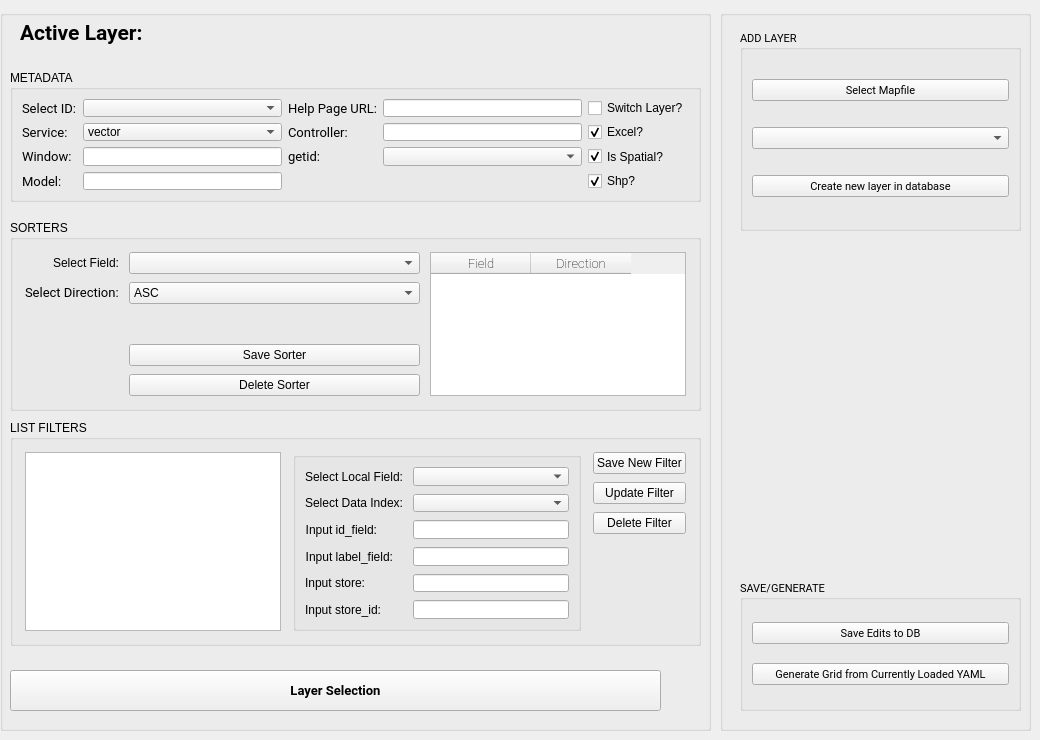
      <widget class="QWidget" name="Mdata_ListFilters">
       <attribute name="title">
        <string>Mdata and List Filters</string>
       </attribute>
       <widget class="QGroupBox" name="GB_OUTER_TAB1">
        <property name="geometry">
         <rect>
          <x>0</x>
          <y>10</y>
          <width>711</width>
          <height>721</height>
         </rect>
        </property>
        <property name="font">
         <font>
          <pointsize>9</pointsize>
         </font>
        </property>
        <property name="title">
         <string/>
        </property>
        <widget class="QPushButton" name="BTN_LAYERSELECT">
         <property name="geometry">
          <rect>
           <x>10</x>
           <y>660</y>
           <width>651</width>
           <height>41</height>
          </rect>
         </property>
         <property name="font">
          <font>
           <family>Roboto</family>
           <pointsize>10</pointsize>
           <weight>75</weight>
           <bold>true</bold>
          </font>
         </property>
         <property name="text">
          <string>Layer Selection</string>
         </property>
        </widget>
        <widget class="QGroupBox" name="GB_Metadata">
         <property name="geometry">
          <rect>
           <x>10</x>
           <y>60</y>
           <width>691</width>
           <height>132</height>
          </rect>
         </property>
         <property name="font">
          <font>
           <pointsize>9</pointsize>
           <weight>50</weight>
           <bold>false</bold>
          </font>
         </property>
         <property name="title">
          <string>METADATA</string>
         </property>
         <layout class="QGridLayout" name="gridLayout_2">
          <item row="1" column="2">
           <widget class="QLabel" name="helppage_label">
            <property name="font">
             <font>
              <family>Roboto</family>
              <pointsize>10</pointsize>
              <weight>50</weight>
              <bold>false</bold>
             </font>
            </property>
            <property name="text">
             <string>Help Page URL:</string>
            </property>
           </widget>
          </item>
          <item row="3" column="0">
           <widget class="QLabel" name="CB_service_label">
            <property name="font">
             <font>
              <family>Roboto</family>
              <pointsize>10</pointsize>
              <weight>50</weight>
              <bold>false</bold>
             </font>
            </property>
            <property name="text">
             <string>Service:</string>
            </property>
            <property name="buddy">
             <cstring>CB_service</cstring>
            </property>
           </widget>
          </item>
          <item row="6" column="0">
           <widget class="QLabel" name="model_label">
            <property name="font">
             <font>
              <family>Roboto</family>
              <pointsize>10</pointsize>
              <weight>50</weight>
              <bold>false</bold>
             </font>
            </property>
            <property name="toolTip">
             <string>domain.ModelFile</string>
            </property>
            <property name="text">
             <string>Model:</string>
            </property>
            <property name="buddy">
             <cstring>LE_Model</cstring>
            </property>
           </widget>
          </item>
          <item row="1" column="4">
           <widget class="QCheckBox" name="CBX_IsSwitch">
            <property name="font">
             <font>
              <pointsize>9</pointsize>
              <weight>50</weight>
              <bold>false</bold>
             </font>
            </property>
            <property name="text">
             <string>Switch Layer?</string>
            </property>
           </widget>
          </item>
          <item row="3" column="4">
           <widget class="QCheckBox" name="CBX_Excel">
            <property name="font">
             <font>
              <pointsize>9</pointsize>
              <weight>50</weight>
              <bold>false</bold>
             </font>
            </property>
            <property name="text">
             <string>Excel?</string>
            </property>
            <property name="checked">
             <bool>true</bool>
            </property>
           </widget>
          </item>
          <item row="4" column="4">
           <widget class="QCheckBox" name="CBX_IsSpatial">
            <property name="font">
             <font>
              <pointsize>9</pointsize>
              <weight>50</weight>
              <bold>false</bold>
             </font>
            </property>
            <property name="text">
             <string>Is Spatial?</string>
            </property>
            <property name="checked">
             <bool>true</bool>
            </property>
           </widget>
          </item>
          <item row="1" column="1">
           <widget class="QComboBox" name="CB_ID"/>
          </item>
          <item row="1" column="0">
           <widget class="QLabel" name="CB_ID_label">
            <property name="font">
             <font>
              <family>Roboto</family>
              <pointsize>10</pointsize>
              <weight>50</weight>
              <bold>false</bold>
             </font>
            </property>
            <property name="text">
             <string>Select ID:</string>
            </property>
            <property name="buddy">
             <cstring>CB_ID</cstring>
            </property>
           </widget>
          </item>
          <item row="1" column="3">
           <widget class="QLineEdit" name="LE_Help"/>
          </item>
          <item row="4" column="2">
           <widget class="QLabel" name="LB_GETID">
            <property name="font">
             <font>
              <family>Roboto</family>
              <pointsize>10</pointsize>
              <weight>50</weight>
              <bold>false</bold>
             </font>
            </property>
            <property name="text">
             <string>getid:</string>
            </property>
           </widget>
          </item>
          <item row="6" column="1">
           <widget class="QLineEdit" name="LE_Model"/>
          </item>
          <item row="4" column="0">
           <widget class="QLabel" name="window_label">
            <property name="font">
             <font>
              <family>Roboto</family>
              <pointsize>10</pointsize>
              <weight>50</weight>
              <bold>false</bold>
             </font>
            </property>
            <property name="toolTip">
             <string>domain.WindowFile</string>
            </property>
            <property name="text">
             <string>Window:</string>
            </property>
            <property name="buddy">
             <cstring>LE_Window</cstring>
            </property>
           </widget>
          </item>
          <item row="6" column="4">
           <widget class="QCheckBox" name="CBX_Shapefile">
            <property name="font">
             <font>
              <pointsize>9</pointsize>
              <weight>50</weight>
              <bold>false</bold>
             </font>
            </property>
            <property name="text">
             <string>Shp?</string>
            </property>
            <property name="checked">
             <bool>true</bool>
            </property>
           </widget>
          </item>
          <item row="3" column="1">
           <widget class="QComboBox" name="CB_service">
            <item>
             <property name="text">
              <string>vector</string>
             </property>
            </item>
            <item>
             <property name="text">
              <string>wms</string>
             </property>
            </item>
           </widget>
          </item>
          <item row="4" column="1">
           <widget class="QLineEdit" name="LE_Window"/>
          </item>
          <item row="3" column="3">
           <widget class="QLineEdit" name="LE_Controller">
            <property name="text">
             <string/>
            </property>
           </widget>
          </item>
          <item row="3" column="2">
           <widget class="QLabel" name="controller_label">
            <property name="font">
             <font>
              <family>Roboto</family>
              <pointsize>10</pointsize>
              <weight>50</weight>
              <bold>false</bold>
             </font>
            </property>
            <property name="text">
             <string>Controller:</string>
            </property>
           </widget>
          </item>
          <item row="4" column="3">
           <widget class="QComboBox" name="CB_GETID"/>
          </item>
         </layout>
        </widget>
        <widget class="QLabel" name="ActiveLayer_label">
         <property name="geometry">
          <rect>
           <x>20</x>
           <y>10</y>
           <width>161</width>
           <height>25</height>
          </rect>
         </property>
         <property name="font">
          <font>
           <family>Roboto</family>
           <pointsize>16</pointsize>
           <weight>75</weight>
           <bold>true</bold>
           <underline>false</underline>
          </font>
         </property>
         <property name="text">
          <string>Active Layer:</string>
         </property>
        </widget>
        <widget class="QLabel" name="ActiveLayer_label_2">
         <property name="geometry">
          <rect>
           <x>200</x>
           <y>10</y>
           <width>451</width>
           <height>25</height>
          </rect>
         </property>
         <property name="font">
          <font>
           <family>Roboto</family>
           <pointsize>16</pointsize>
           <weight>50</weight>
           <italic>false</italic>
           <bold>false</bold>
           <underline>false</underline>
          </font>
         </property>
         <property name="styleSheet">
          <string notr="true">color: rgb(255, 0, 255);</string>
         </property>
         <property name="text">
          <string/>
         </property>
        </widget>
        <widget class="QGroupBox" name="GB_LISTFILTERS">
         <property name="geometry">
          <rect>
           <x>10</x>
           <y>410</y>
           <width>691</width>
           <height>226</height>
          </rect>
         </property>
         <property name="title">
          <string>LIST FILTERS</string>
         </property>
         <layout class="QGridLayout" name="gridLayout_LISTFILTERS" rowstretch="0" columnstretch="0,0,0" columnminimumwidth="0,0,0">
          <property name="leftMargin">
           <number>12</number>
          </property>
          <property name="topMargin">
           <number>12</number>
          </property>
          <property name="rightMargin">
           <number>12</number>
          </property>
          <property name="bottomMargin">
           <number>12</number>
          </property>
          <property name="horizontalSpacing">
           <number>12</number>
          </property>
          <property name="verticalSpacing">
           <number>10</number>
          </property>
          <item row="0" column="1">
           <widget class="QGroupBox" name="GB_NEWLISTFILTER">
            <property name="sizePolicy">
             <sizepolicy hsizetype="Minimum" vsizetype="Preferred">
              <horstretch>0</horstretch>
              <verstretch>0</verstretch>
             </sizepolicy>
            </property>
            <layout class="QFormLayout" name="formLayout_NEWLISTFILTER">
             <property name="fieldGrowthPolicy">
              <enum>QFormLayout::ExpandingFieldsGrow</enum>
             </property>
             <property name="horizontalSpacing">
              <number>10</number>
             </property>
             <property name="verticalSpacing">
              <number>8</number>
             </property>
             <item row="0" column="0">
              <widget class="QLabel" name="LB_SelectLocalField">
               <property name="text">
                <string>Select Local Field:</string>
               </property>
               <property name="alignment">
                <set>Qt::AlignRight|Qt::AlignTrailing|Qt::AlignVCenter</set>
               </property>
              </widget>
             </item>
             <item row="0" column="1">
              <widget class="QComboBox" name="CB_SelectLocalField">
               <property name="sizePolicy">
                <sizepolicy hsizetype="Expanding" vsizetype="Fixed">
                 <horstretch>0</horstretch>
                 <verstretch>0</verstretch>
                </sizepolicy>
               </property>
              </widget>
             </item>
             <item row="1" column="0">
              <widget class="QLabel" name="LB_SelectDataIndex">
               <property name="text">
                <string>Select Data Index:</string>
               </property>
               <property name="alignment">
                <set>Qt::AlignRight|Qt::AlignTrailing|Qt::AlignVCenter</set>
               </property>
              </widget>
             </item>
             <item row="1" column="1">
              <widget class="QComboBox" name="CB_SelectDataIndex">
               <property name="sizePolicy">
                <sizepolicy hsizetype="Expanding" vsizetype="Fixed">
                 <horstretch>0</horstretch>
                 <verstretch>0</verstretch>
                </sizepolicy>
               </property>
              </widget>
             </item>
             <item row="2" column="0">
              <widget class="QLabel" name="LB_idfield_2">
               <property name="text">
                <string>Input id_field:</string>
               </property>
               <property name="alignment">
                <set>Qt::AlignRight|Qt::AlignTrailing|Qt::AlignVCenter</set>
               </property>
              </widget>
             </item>
             <item row="2" column="1">
              <widget class="QLineEdit" name="LE_InputIDField">
               <property name="sizePolicy">
                <sizepolicy hsizetype="Expanding" vsizetype="Fixed">
                 <horstretch>0</horstretch>
                 <verstretch>0</verstretch>
                </sizepolicy>
               </property>
              </widget>
             </item>
             <item row="3" column="0">
              <widget class="QLabel" name="LB_labelfield_2">
               <property name="text">
                <string>Input label_field:</string>
               </property>
               <property name="alignment">
                <set>Qt::AlignRight|Qt::AlignTrailing|Qt::AlignVCenter</set>
               </property>
              </widget>
             </item>
             <item row="3" column="1">
              <widget class="QLineEdit" name="LE_InputLabelField">
               <property name="sizePolicy">
                <sizepolicy hsizetype="Expanding" vsizetype="Fixed">
                 <horstretch>0</horstretch>
                 <verstretch>0</verstretch>
                </sizepolicy>
               </property>
              </widget>
             </item>
             <item row="4" column="0">
              <widget class="QLabel" name="LB_inputstore_2">
               <property name="text">
                <string>Input store:</string>
               </property>
               <property name="alignment">
                <set>Qt::AlignRight|Qt::AlignTrailing|Qt::AlignVCenter</set>
               </property>
              </widget>
             </item>
             <item row="4" column="1">
              <widget class="QLineEdit" name="LE_InputStore">
               <property name="sizePolicy">
                <sizepolicy hsizetype="Expanding" vsizetype="Fixed">
                 <horstretch>0</horstretch>
                 <verstretch>0</verstretch>
                </sizepolicy>
               </property>
              </widget>
             </item>
             <item row="5" column="0">
              <widget class="QLabel" name="LB_storeid_2">
               <property name="text">
                <string>Input store_id:</string>
               </property>
               <property name="alignment">
                <set>Qt::AlignRight|Qt::AlignTrailing|Qt::AlignVCenter</set>
               </property>
              </widget>
             </item>
             <item row="5" column="1">
              <widget class="QLineEdit" name="LE_InputStoreID">
               <property name="sizePolicy">
                <sizepolicy hsizetype="Expanding" vsizetype="Fixed">
                 <horstretch>0</horstretch>
                 <verstretch>0</verstretch>
                </sizepolicy>
               </property>
              </widget>
             </item>
            </layout>
           </widget>
          </item>
          <item row="0" column="0">
           <widget class="QListWidget" name="LW_CurrentListFilters">
            <property name="sizePolicy">
             <sizepolicy hsizetype="Fixed" vsizetype="Expanding">
              <horstretch>0</horstretch>
              <verstretch>0</verstretch>
             </sizepolicy>
            </property>
            <property name="verticalScrollBarPolicy">
             <enum>Qt::ScrollBarAsNeeded</enum>
            </property>
            <property name="horizontalScrollBarPolicy">
             <enum>Qt::ScrollBarAsNeeded</enum>
            </property>
           </widget>
          </item>
          <item row="0" column="2">
           <layout class="QVBoxLayout" name="verticalLayout_ListButtons">
            <property name="spacing">
             <number>8</number>
            </property>
            <item>
             <widget class="QPushButton" name="BTN_SAVELISTFILTER">
              <property name="text">
               <string>Save New Filter</string>
              </property>
             </widget>
            </item>
            <item>
             <widget class="QPushButton" name="BTN_UPDATELISTFILTER">
              <property name="text">
               <string>Update Filter</string>
              </property>
             </widget>
            </item>
            <item>
             <widget class="QPushButton" name="BTN_DELETELISTFILTER">
              <property name="text">
               <string>Delete Filter</string>
              </property>
             </widget>
            </item>
            <item>
             <spacer name="verticalSpacer">
              <property name="orientation">
               <enum>Qt::Vertical</enum>
              </property>
              <property name="sizeHint" stdset="0">
               <size>
                <width>0</width>
                <height>0</height>
               </size>
              </property>
             </spacer>
            </item>
           </layout>
          </item>
         </layout>
        </widget>
        <widget class="QGroupBox" name="GB_SORTERS">
         <property name="geometry">
          <rect>
           <x>10</x>
           <y>210</y>
           <width>691</width>
           <height>191</height>
          </rect>
         </property>
         <property name="title">
          <string>SORTERS</string>
         </property>
         <layout class="QGridLayout" name="gridLayout_SORTERS" rowstretch="0,0,0,0,0" columnstretch="0,0,0,0">
          <property name="leftMargin">
           <number>12</number>
          </property>
          <property name="topMargin">
           <number>12</number>
          </property>
          <property name="rightMargin">
           <number>12</number>
          </property>
          <property name="bottomMargin">
           <number>12</number>
          </property>
          <property name="horizontalSpacing">
           <number>10</number>
          </property>
          <property name="verticalSpacing">
           <number>8</number>
          </property>
          <item row="0" column="3" rowspan="5">
           <widget class="QTableWidget" name="TW_SORTERS">
            <property name="sizePolicy">
             <sizepolicy hsizetype="Minimum" vsizetype="Expanding">
              <horstretch>0</horstretch>
              <verstretch>0</verstretch>
             </sizepolicy>
            </property>
            <property name="font">
             <font>
              <family>Roboto</family>
              <pointsize>10</pointsize>
              <weight>9</weight>
              <italic>false</italic>
              <bold>false</bold>
             </font>
            </property>
            <property name="styleSheet">
             <string notr="true">font: 75 10pt &quot;Roboto&quot;;</string>
            </property>
            <column>
             <property name="text">
              <string>Field</string>
             </property>
            </column>
            <column>
             <property name="text">
              <string>Direction</string>
             </property>
            </column>
           </widget>
          </item>
          <item row="1" column="1">
           <widget class="QComboBox" name="CB_SD1">
            <property name="sizePolicy">
             <sizepolicy hsizetype="MinimumExpanding" vsizetype="Fixed">
              <horstretch>0</horstretch>
              <verstretch>0</verstretch>
             </sizepolicy>
            </property>
            <item>
             <property name="text">
              <string>ASC</string>
             </property>
            </item>
            <item>
             <property name="text">
              <string>DESC</string>
             </property>
            </item>
           </widget>
          </item>
          <item row="0" column="0">
           <widget class="QLabel" name="LB_S1">
            <property name="sizePolicy">
             <sizepolicy hsizetype="Preferred" vsizetype="Fixed">
              <horstretch>0</horstretch>
              <verstretch>0</verstretch>
             </sizepolicy>
            </property>
            <property name="text">
             <string>Select Field:</string>
            </property>
            <property name="alignment">
             <set>Qt::AlignRight|Qt::AlignTrailing|Qt::AlignVCenter</set>
            </property>
           </widget>
          </item>
          <item row="3" column="1">
           <widget class="QPushButton" name="BTN_SAVESORTER">
            <property name="sizePolicy">
             <sizepolicy hsizetype="Preferred" vsizetype="Fixed">
              <horstretch>0</horstretch>
              <verstretch>0</verstretch>
             </sizepolicy>
            </property>
            <property name="text">
             <string>Save Sorter</string>
            </property>
           </widget>
          </item>
          <item row="4" column="1">
           <widget class="QPushButton" name="BTN_DELETESORTER">
            <property name="sizePolicy">
             <sizepolicy hsizetype="Preferred" vsizetype="Fixed">
              <horstretch>0</horstretch>
              <verstretch>0</verstretch>
             </sizepolicy>
            </property>
            <property name="text">
             <string>Delete Sorter</string>
            </property>
           </widget>
          </item>
          <item row="1" column="0">
           <widget class="QLabel" name="LB_SD1">
            <property name="sizePolicy">
             <sizepolicy hsizetype="Preferred" vsizetype="Fixed">
              <horstretch>0</horstretch>
              <verstretch>0</verstretch>
             </sizepolicy>
            </property>
            <property name="font">
             <font>
              <family>Roboto</family>
              <pointsize>10</pointsize>
             </font>
            </property>
            <property name="text">
             <string>Select Direction:</string>
            </property>
           </widget>
          </item>
          <item row="0" column="1">
           <widget class="QComboBox" name="CB_S1">
            <property name="sizePolicy">
             <sizepolicy hsizetype="Expanding" vsizetype="Fixed">
              <horstretch>0</horstretch>
              <verstretch>0</verstretch>
             </sizepolicy>
            </property>
            <property name="minimumSize">
             <size>
              <width>250</width>
              <height>0</height>
             </size>
            </property>
           </widget>
          </item>
         </layout>
        </widget>
       </widget>
       <widget class="QGroupBox" name="groupBox_2">
        <property name="geometry">
         <rect>
          <x>720</x>
          <y>10</y>
          <width>311</width>
          <height>721</height>
         </rect>
        </property>
        <property name="font">
         <font>
          <family>Roboto</family>
          <pointsize>8</pointsize>
         </font>
        </property>
        <property name="title">
         <string/>
        </property>
        <widget class="QGroupBox" name="groupBox_3">
         <property name="geometry">
          <rect>
           <x>20</x>
           <y>20</y>
           <width>281</width>
           <height>201</height>
          </rect>
         </property>
         <property name="title">
          <string>ADD LAYER</string>
         </property>
         <layout class="QGridLayout" name="gridLayout_3">
          <item row="0" column="0">
           <widget class="QPushButton" name="BTN_GETMAPFILE">
            <property name="text">
             <string>Select Mapfile</string>
            </property>
           </widget>
          </item>
          <item row="1" column="0">
           <widget class="QComboBox" name="CB_MAPLAYERS">
            <property name="styleSheet">
             <string notr="true"/>
            </property>
           </widget>
          </item>
          <item row="2" column="0">
           <widget class="QPushButton" name="BTN_GENDB">
            <property name="text">
             <string>Create new layer in database</string>
            </property>
           </widget>
          </item>
         </layout>
        </widget>
        <widget class="QGroupBox" name="groupBox_4">
         <property name="geometry">
          <rect>
           <x>20</x>
           <y>570</y>
           <width>281</width>
           <height>131</height>
          </rect>
         </property>
         <property name="title">
          <string>SAVE/GENERATE</string>
         </property>
         <layout class="QGridLayout" name="gridLayout_4">
          <item row="0" column="0">
           <widget class="QPushButton" name="BTN_SAVETODB">
            <property name="text">
             <string>Save Edits to DB</string>
            </property>
           </widget>
          </item>
          <item row="1" column="0">
           <widget class="QPushButton" name="BTN_GENERATEGRID">
            <property name="text">
             <string>Generate Grid from Currently Loaded YAML</string>
            </property>
           </widget>
          </item>
         </layout>
        </widget>
       </widget>
      </widget>
